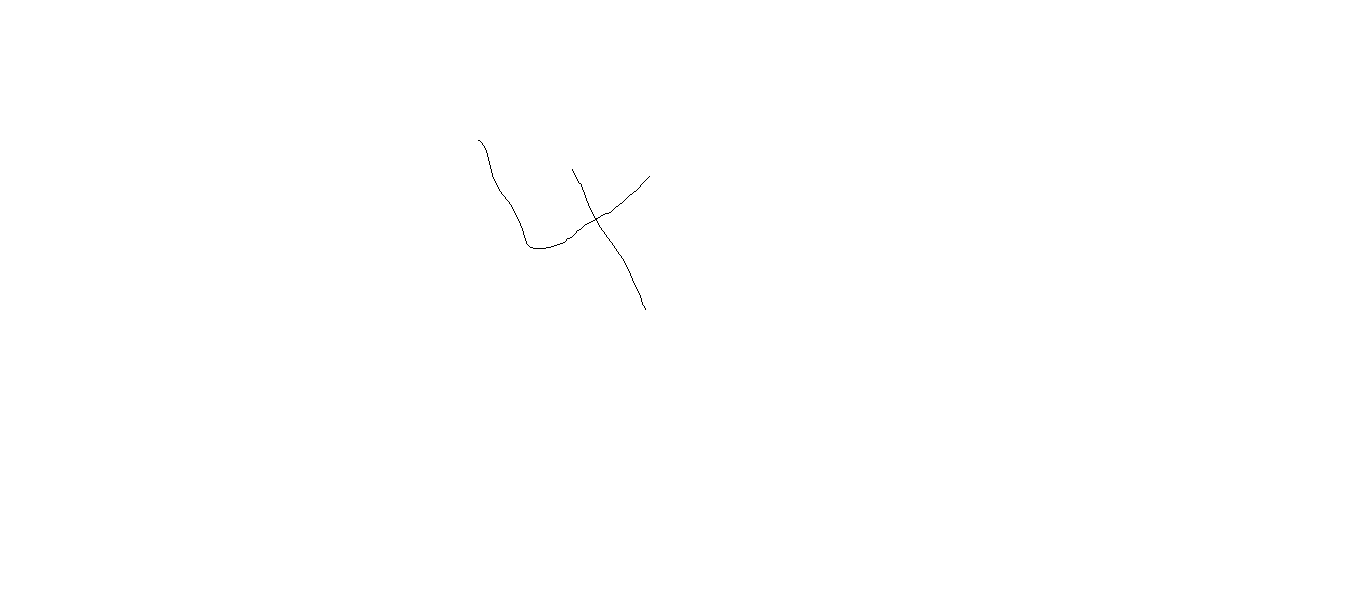
#> input picture test.png, 1360 x 605 px
$ python CNN.py
#> lines starting #> are read from the running program, lines starting #| are printed output that depends on the picture; after the words box and inside, x2 and y2 are one past the last pixel; in counts of white or black regions, pixels touching at a corner belong together
#> the answer given: ../test.png
#> the answer given: 3
#> the answer given: 3
import os
import numpy as np
import tkinter as tk
from PIL import Image
from tkinter import filedialog
n = 1
def clear_screen():
    os.system('cls' if os.name == 'nt' else 'clear')

def process_image(input_image_path):
#> called with input_image_path = '../test.png'
    image = Image.open(input_image_path)
#> image is the input picture: PIL image 1360x605 RGB; 100% white; black in thin lines or dots, all inside (x1, y1, x2, y2) = (478, 140, 650, 310)
    image = image.convert('L')
    image = image.resize((28, 28), Image.Resampling.LANCZOS)
#> image: PIL image 28x28 L
    pixel_array = np.array(image)
    pixel_array = np.clip(pixel_array, 0, 255)
    processed_image = Image.fromarray(pixel_array.astype('uint8'))
    return processed_image

def convolution(pixels, kernel):
    kernel_height, kernel_width = kernel.shape
    image_height, image_width = pixels.shape
#> image_height = 28; image_width = 28
    output_height = image_height - kernel_height + 1
#> output_height = 26
    output_width = image_width - kernel_width + 1
#> output_width = 26
    result = np.zeros((output_height, output_width))
    for i in range(output_height):
        for j in range(output_width):
            region = pixels[i:i + kernel_height, j:j + kernel_width]
            result[i, j] = np.sum(region * kernel)
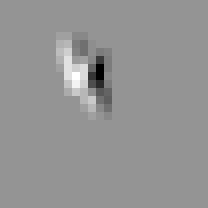
#> result: shape (26, 26) float64 (shown 8 times larger); min -25, max 18, mean 0; drawn with min black and max white
    return result

def max_pooling(input_matrix, kernel_size=2, stride=2):
#> called with kernel_size = 2, stride = 2
    input_height, input_width = input_matrix.shape
#> input_height = 26; input_width = 26
    output_height = (input_height - kernel_size) // stride + 1
#> output_height = 13
    output_width = (input_width - kernel_size) // stride + 1
#> output_width = 13
    output_matrix = np.zeros((output_height, output_width))
    for i in range(0, output_height):
        for j in range(0, output_width):
            region = input_matrix[i * stride:i * stride + kernel_size, j * stride:j * stride + kernel_size]
            output_matrix[i, j] = np.max(region)
    return output_matrix.flatten()

def fully_connected(input_vector, weights, bias):
    return np.dot(weights, input_vector) + bias

def softmax(x):
    exp_x = np.exp(x - np.max(x))
    return exp_x / np.sum(exp_x)

def cross_entropy_loss(predictions, label):
    epsilon = 1e-12
    predictions = np.clip(predictions, epsilon, 1.0 - epsilon)
    return -np.log(predictions[label])

def backpropagate(pooled_output, fc_weights, fc_bias, predictions, label, learning_rate=0.01):
    d_loss_d_pred = predictions
    d_loss_d_pred[label] -= 1
    d_loss_d_fc_weights = np.outer(d_loss_d_pred, pooled_output)
    d_loss_d_fc_bias = d_loss_d_pred
    fc_weights -= learning_rate * d_loss_d_fc_weights
    fc_bias -= learning_rate * d_loss_d_fc_bias
    return fc_weights, fc_bias
def main(path,label,train):
    kernel = np.array([[1, 0, -1],
                       [1, 0, -1],
                       [1, 0, -1]])
    num_classes = 10
    image = process_image(path)
    pixels = np.array(image)
    conv_output = convolution(pixels, kernel)
    pooled_output = max_pooling(conv_output)
#> pooled_output = 169 values, max 18 at index 56, min -4 at index 71, mean 0.538
    fc_weights = np.random.randn(num_classes, pooled_output.size)
    fc_bias = np.random.randn(num_classes)
    fc_output = fully_connected(pooled_output, fc_weights, fc_bias)
#> fc_output = [18.16, 52.54, -19.25, -66.74, -20.19, -20.02, -30.88, 31.24, 46.58, -12.8]
    predictions = softmax(fc_output)
#> in softmax, `exp_x = np.exp(x - np.max(x))`: exp_x = [1.17e-15, 1, 6.61e-32, 1.57e-52, 2.6e-32, 3.07e-32, 5.92e-37, 5.62e-10, 0.00257, 4.19e-29]
#> predictions = [1.17e-15, 0.997, 6.59e-32, 1.57e-52, 2.59e-32, 3.06e-32, 5.9e-37, 5.61e-10, 0.00257, 4.18e-29]
    print("System Predicting.......")
    for epoch in range(train):
        fc_weights, fc_bias = backpropagate(pooled_output, fc_weights, fc_bias, predictions, label)
    pixels = np.array(image) / 255.0
    conv_output = convolution(pixels, kernel)
    pooled_output = max_pooling(conv_output)
#> pooled_output = 169 values, max 0.0706 at index 56, min -0.0157 at index 71, mean 0.00211
    fc_output = fully_connected(pooled_output, fc_weights, fc_bias)
#> fc_output = [-1.53, 1.48, 2.07, 0.554, 0.0331, 0.576, -0.766, 0.293, 0.221, 0.574]
    predictions = softmax(fc_output)
#> predictions = [0.0099, 0.201, 0.361, 0.0793, 0.0471, 0.0811, 0.0212, 0.0611, 0.0569, 0.0809]
    predicted_label = np.argmax(predictions)
#> predicted_label = 2
    print(f"True Label: {label}, Predicted Label: {predicted_label}")
#| True Label: 3, Predicted Label: 2
    if predicted_label==0 and label==0:
        accuracy = 100.00000
        print(f"Accuracy: {accuracy:.2f}%")
    elif predicted_label==0 or label==0:
        accuracy = 0
        print(f"Accuracy: {accuracy:.2f}%")
    elif predicted_label > label:
        accuracy = (((label / predicted_label) * 100) - 100)
        print(f"Accuracy: {accuracy:.2f}%")
    else:
        accuracy = (label / predicted_label) * 100
#> accuracy = 150
        print(f"Accuracy: {accuracy:.2f}%")
#| Accuracy: 150.00%
while n!=0:
    clear_screen()
    root = tk.Tk()
    root.withdraw()
    path =  filedialog.askopenfilename(title="Select a file")
    label = int(input("Enter Digit Label :- "))
    train = int(input("How Many Times To Get The Output :- "))
    main(path,label,train)
    n = int(input("Enter Your Choice (0 for Exit) and (1 for Repeat) :- "))
#> the answer given: 1
#> pass 2 of the loop `while n!=0:`:
#> the answer given: ../explain.png
#> the answer given: 3
#> the answer given: 3
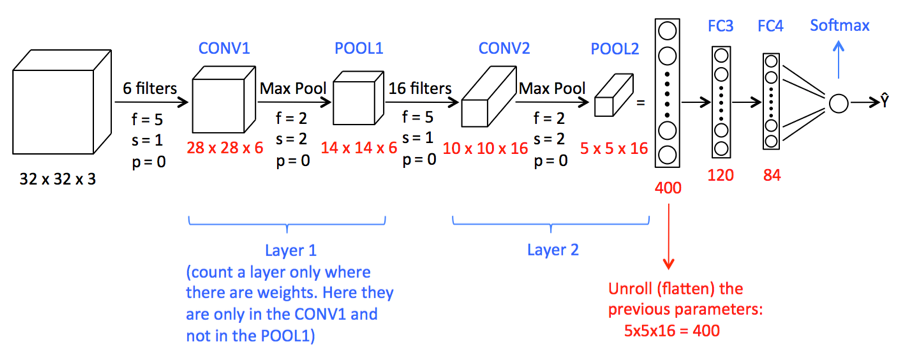
#> input picture explain.png, 900 x 355 px
#> in process_image, image is the input picture: PIL image 900x355 RGBA; mean R, G, B, A 245.4, 243.9, 246.4, 254.8
#> in process_image (call 2), `image = image.resize((28, 28), Image.Resampling.LANCZOS)`:
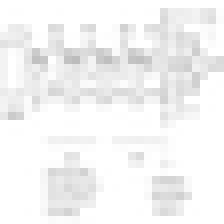
#> image: PIL image 28x28 L (shown 8 times larger); min 188, max 255, mean 244
#> after the loop in convolution (call 3), `for i in range(output_height):`:
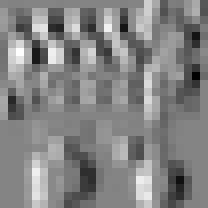
#> result: shape (26, 26) float64 (shown 8 times larger); min -120, max 112, mean -0.6; drawn with min black and max white
#| True Label: 3, Predicted Label: 3
#| Accuracy: 100.00%
#> the answer given: 1
#> (the run stopped early here; a loop or call above may not have finished)
